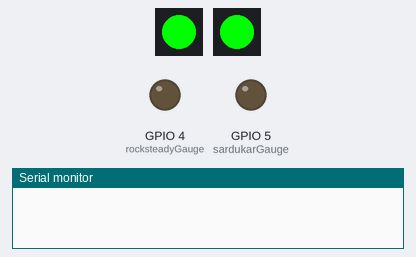
The sketch below on a simulated ESP8266 (NodeMCU). Shown: 2 × 1 RGB LEDs in strip order, left to right, output pins drawn as LEDs (lit = HIGH), the last lines printed to the serial monitor. Dim RGB values are drawn brighter than linear; WiFi joins after 1.5 s; servers stay silent unless stated.

Above: at 0.1 s.
At 7.8 s:
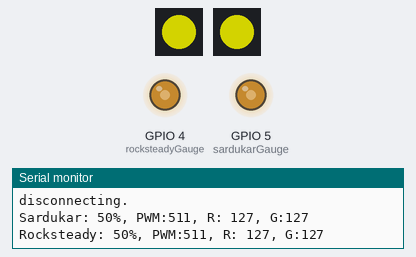
Timing chart, 0 to 9.3 s (numbered marks = the images above):
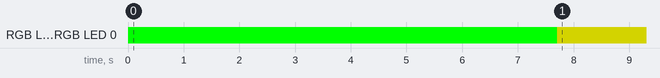

Measured:
- by itself, RGB LED 0, RGB LED 0: off → RGB(0, 255, 0) at 0.00 s, → RGB(127, 127, 0) 7.7 s later

The sketch:

gauges.ino
```cpp
#include <Adafruit_NeoPixel.h>
#include <ESP8266WiFi.h>

const char* ssid     = "nope";
const char* password = "nooope";

const char* host = "192.168.0.5"; //could be global, but this is just lan
//const char* host = "192.168.1.107"; //Test lan.
const int hostPort = 9999;

const int rocksteadyGauge=4;
const int rocksteadyPixelPin=15;
const int sardukarGauge=5;
const int sardukarPixelPin=13;

const int loopDelay=1000*60*10; //every 10 minutes
int lastGet=0;

volatile int sardkarPercentage=50;
volatile int rocksteadyPercentage=50;

Adafruit_NeoPixel rocksteadyPixel = Adafruit_NeoPixel(1, rocksteadyPixelPin, NEO_GRB + NEO_KHZ800);
Adafruit_NeoPixel sardukarPixel = Adafruit_NeoPixel(1, sardukarPixelPin, NEO_GRB + NEO_KHZ800);


void setup() {
  Serial.begin(115200);
  rocksteadyPixel.begin();
  sardukarPixel.begin();
  rocksteadyPixel.setPixelColor(0, 0x00FF00);
  sardukarPixel.setPixelColor(0, 0x00FF00);
  rocksteadyPixel.show();
  sardukarPixel.show();

  //First run after 5 seconds:
  delay(5000);
  getIt();
  setSardukar(sardkarPercentage);
  setRocksteady(rocksteadyPercentage);

}

void loop() {

 if(millis()>lastGet+loopDelay) {
  	Serial.println("Getting data!");
  	lastGet=millis();
  	getIt();

    setSardukar(sardkarPercentage);
    setRocksteady(rocksteadyPercentage);
    }
  }

void getIt()
{
  int wifiTries=0;

  // Use WiFiClient class to create TCP connections
  WiFiClient client;


  Serial.println();
  Serial.print("Connecting to ");
  Serial.println(ssid);

  WiFi.begin(ssid, password);

  while (WiFi.status() != WL_CONNECTED) {
    delay(500);
    wifiTries++;
    Serial.print(".");
    if(wifiTries==60) { //after 30 seconds of trying to connect.
    	Serial.println("WiFi connection failed.. will retry next round.");
    	WiFi.disconnect();
    	return;
    }
  }

  Serial.println("");
  Serial.println("WiFi connected");
  Serial.println("IP address: ");
  Serial.println(WiFi.localIP());

  Serial.print("connecting to ");
  Serial.println(host);

  if (!client.connect(host, hostPort)) {
    Serial.println("connection failed");
    return;
  }

  delay(1000); //plenty of time for local server to respond

  if(client.available()>4){ //when more than one percentage has been received
    Serial.print("Before: S: "); Serial.print(sardkarPercentage); Serial.print(", R: ");Serial.println(rocksteadyPercentage);
    sardkarPercentage=client.parseInt();
    rocksteadyPercentage=client.parseInt();
    Serial.print("After: S: ");  Serial.print(sardkarPercentage); Serial.print(", R: ");Serial.println(rocksteadyPercentage);
    }

   Serial.println();
   Serial.println("disconnecting.");
   client.stop();

   WiFi.disconnect();

}

void setSardukar(int percentage)
{
    static int oldPercentage;
    if(percentage==oldPercentage) {Serial.println("Sardukar: No change."); return;} //no change -> Do nothing

    int pwm=(int)((float)percentage/100.0*(float)PWMRANGE);
    uint8_t red=(uint8_t)((float)255.0*(float)percentage/100);
    uint8_t green=(uint8_t)((float)255.0*(100.0-(float)percentage)/100);

    Serial.print("Sardukar: "); Serial.print(percentage);
    Serial.print("%, "); Serial.print("PWM:"); Serial.print(pwm);
    Serial.print(", R: "); Serial.print(red); Serial.print(", G:"); Serial.print(green);
    Serial.println();

    analogWrite(sardukarGauge,pwm);
    sardukarPixel.setPixelColor(0,red,green,0);
    sardukarPixel.show();
    oldPercentage=percentage;
}

void setRocksteady(int percentage)
{
    static int oldPercentage;
    if(percentage==oldPercentage) {Serial.println("Rocksteady: No change."); return;} //no change -> Do nothing


    int pwm=(int)((float)percentage/100.0*(float)PWMRANGE);
    uint8_t red=(uint8_t)((float)255.0*(float)percentage/100);
    uint8_t green=(uint8_t)((float)255.0*(100.0-(float)percentage)/100);

    Serial.print("Rocksteady: "); Serial.print(percentage);
    Serial.print("%, "); Serial.print("PWM:"); Serial.print(pwm);
    Serial.print(", R: "); Serial.print(red); Serial.print(", G:"); Serial.print(green);
    Serial.println();

    analogWrite(rocksteadyGauge,pwm);
    rocksteadyPixel.setPixelColor(0,red,green,0);
    rocksteadyPixel.show();
    oldPercentage=percentage;
}
```
